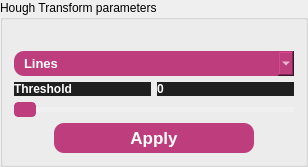
             <widget class="QGroupBox" name="groupBox_11">
              <property name="sizePolicy">
               <sizepolicy hsizetype="Preferred" vsizetype="Fixed">
                <horstretch>0</horstretch>
                <verstretch>0</verstretch>
               </sizepolicy>
              </property>
              <property name="styleSheet">
               <string notr="true">QGroupBox {
background-color: #1f1f1f;
    border-radius: 15px; /* Curved borders */
    border: 2px solid #ffffff; /* 3D outline */
}
QGroupBox::title {
    color: white;
    font-weight: bold;
}
background-color: #784B84;
      color: white;
      border: none;
      padding: 5px 10px;
     border: 1.2px solid white;
border-style: outset;
border-radius: 8px;</string>
              </property>
              <property name="title">
               <string>Hough Transform parameters</string>
              </property>
              <layout class="QGridLayout" name="gridLayout_10">
               <item row="5" column="0">
                <layout class="QVBoxLayout" name="verticalLayout_20">
                 <item>
                  <layout class="QHBoxLayout" name="horizontalLayout_21">
                   <item>
                    <widget class="QLabel" name="filterLabel3_2">
                     <property name="styleSheet">
                      <string notr="true">color: #ffffff;
font-weight:Bold;
font-size: 12px;
border: none;

background-color: #1f1f1f;
</string>
                     </property>
                     <property name="text">
                      <string>Threshold</string>
                     </property>
                    </widget>
                   </item>
                   <item>
                    <widget class="QLabel" name="houghLabel">
                     <property name="styleSheet">
                      <string notr="true">color: #ffffff;
font-weight:Bold;
font-size: 12px;
border: none;

background-color: #1f1f1f;
</string>
                     </property>
                     <property name="text">
                      <string>0</string>
                     </property>
                    </widget>
                   </item>
                  </layout>
                 </item>
                 <item>
                  <widget class="QSlider" name="houghThreshold">
                   <property name="cursor">
                    <cursorShape>PointingHandCursor</cursorShape>
                   </property>
                   <property name="styleSheet">
                    <string notr="true">QSlider{
border: none;
}
QSlider::groove {
background: #f0f0f0; /* Color of the track */
border: 0px solid #ffffff; /* Border of the track */
height: 5px; /* Set the height of the track */
border-radius: 1px; /* Round the corners of the track */
}

/* Style for the slider handle (thumb) */
QSlider::handle {
background: #bd3d7d; /* Color of the handle */
width: 20px; /* Width of the handle */
height: 10px; /* Height of the handle */
margin: -5px 0; /* Negative margin to center the handle vertically */
border-radius: 4px;
 border: 1px solid #bd3d7d;
}

/* Style for the slider handle when pressed */
QSlider::handle:pressed {
background: #882c5a; /* Color of the handle when pressed */
border: 1px solid #882c5a; /* Border of the handle when pressed */
}</string>
                   </property>
                   <property name="minimum">
                    <number>1</number>
                   </property>
                   <property name="maximum">
                    <number>100</number>
                   </property>
                   <property name="orientation">
                    <enum>Qt::Horizontal</enum>
                   </property>
                  </widget>
                 </item>
                </layout>
               </item>
               <item row="0" column="0">
                <spacer name="horizontalSpacer_43">
                 <property name="orientation">
                  <enum>Qt::Horizontal</enum>
                 </property>
                 <property name="sizeHint" stdset="0">
                  <size>
                   <width>40</width>
                   <height>20</height>
                  </size>
                 </property>
                </spacer>
               </item>
               <item row="1" column="0">
                <widget class="QComboBox" name="houghCombo">
                 <property name="cursor">
                  <cursorShape>PointingHandCursor</cursorShape>
                 </property>
                 <property name="styleSheet">
                  <string notr="true">QComboBox {
    font-family: &quot;Arial&quot;;
    font-weight: 700; /* Semibold */
    font-size: 10pt; /* Adjust the font size as needed */
 	color: rgb(26, 70, 91);


	background-color: #bd3d7d;   /* Background color for the combo box */
  
    border-radius: 10px;         /* Rounded corners */
    padding: 4px 10px;           /* Padding around the text */
    color: white;               
}

QComboBox::drop-down {
color: #ffffff;
}
QComboBox QAbstractItemView {
color:#ffffff;
    background-color: #rgb(224, 224, 224);   /* Background color for the list */

    selection-background-color: #872b5a; /* Selection color when an item is highlighted */

}</string>
                 </property>
                 <item>
                  <property name="text">
                   <string>Lines</string>
                  </property>
                 </item>
                 <item>
                  <property name="text">
                   <string>Circles</string>
                  </property>
                 </item>
                 <item>
                  <property name="text">
                   <string>Ellipses</string>
                  </property>
                 </item>
                </widget>
               </item>
               <item row="6" column="0">
                <layout class="QHBoxLayout" name="horizontalLayout_27">
                 <item>
                  <spacer name="horizontalSpacer_24">
                   <property name="orientation">
                    <enum>Qt::Horizontal</enum>
                   </property>
                   <property name="sizeHint" stdset="0">
                    <size>
                     <width>40</width>
                     <height>20</height>
                    </size>
                   </property>
                  </spacer>
                 </item>
                 <item>
                  <widget class="QPushButton" name="houghButton">
                   <property name="minimumSize">
                    <size>
                     <width>0</width>
                     <height>0</height>
                    </size>
                   </property>
                   <property name="maximumSize">
                    <size>
                     <width>200</width>
                     <height>16777215</height>
                    </size>
                   </property>
                   <property name="cursor">
                    <cursorShape>PointingHandCursor</cursorShape>
                   </property>
                   <property name="styleSheet">
                    <string notr="true">QPushButton{
  appearance: button;
  backface-visibility: hidden;
  background-color: #bd3d7d;
  border-radius: 10px;
  border-width: 0;
  box-shadow: rgba(50, 50, 93, .1) 0 0 0 1px inset,rgba(50, 50, 93, .1) 0 2px 5px 0,rgba(0, 0, 0, .07) 0 1px 1px 0;
  box-sizing: border-box;
font-size:17px;
      color: white;
   
     border: none;
padding-top:5px;
padding-bottom:5px;
font-weight:bold;

width:200px;
}
QPushButton:hover {
    background-color: #9d3268;    /* Slightly lighter blue when hovering */
}

QPushButton:pressed {
    background-color: #872b5a;    /* Darker blue when pressed */
}
</string>
                   </property>
                   <property name="text">
                    <string>Apply</string>
                   </property>
                  </widget>
                 </item>
                 <item>
                  <spacer name="horizontalSpacer_29">
                   <property name="orientation">
                    <enum>Qt::Horizontal</enum>
                   </property>
                   <property name="sizeHint" stdset="0">
                    <size>
                     <width>40</width>
                     <height>20</height>
                    </size>
                   </property>
                  </spacer>
                 </item>
                </layout>
               </item>
              </layout>
             </widget>
